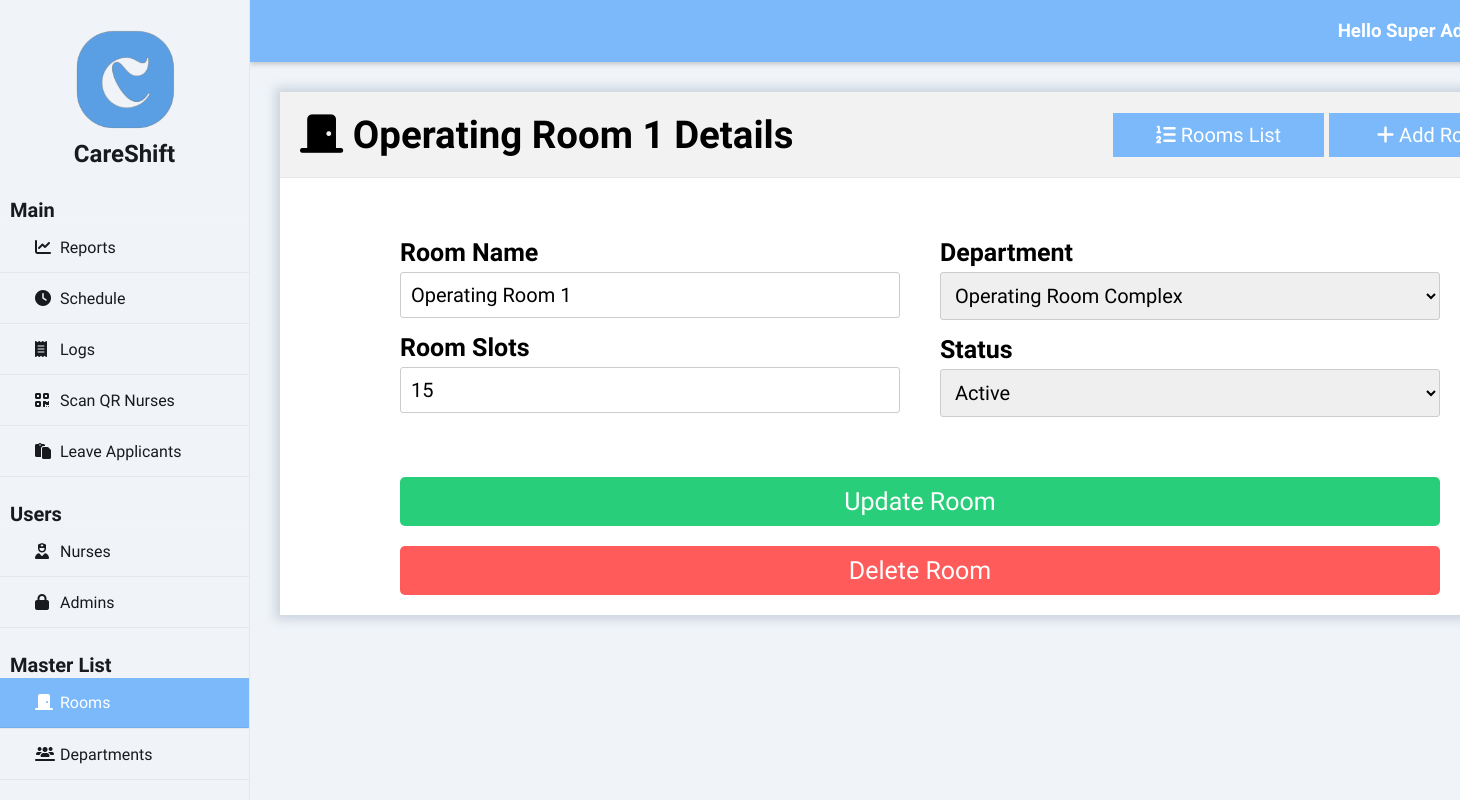
Page /index.php?page=rooms&subpage=profile&id=1 (signed in) on the committed database.
### tables this page shows
CREATE TABLE `room` (
  `room_id` int(50) NOT NULL auto_increment,
  `room_name` varchar(255) NOT NULL,
  `room_slots` int(10) NOT NULL,
  `status_id` int(50) NOT NULL,
  `department_id` int(50) NOT NULL,
  PRIMARY KEY  (`room_id`),
  KEY (`status_id`),
  KEY (`department_id`)
);

CREATE TABLE `department` (
  `department_id` int(50) NOT NULL auto_increment,
  `department_name` varchar(50) NOT NULL,
  `department_desc` varchar(255) NOT NULL,
  `dept_type_id` int(50) NOT NULL,
  PRIMARY KEY  (`department_id`),
  KEY (`dept_type_id`)
);

CREATE TABLE `status` (
  `status_id` int(50) NOT NULL auto_increment,
  `status_name` varchar(50) NOT NULL,
  PRIMARY KEY  (`status_id`)
);

### class/class.admin.php (called while the page is built, shortened)
<?php
class Admin{
	private $DB_SERVER='localhost';
	private $DB_USERNAME='root';
	private $DB_PASSWORD='';
	private $DB_DATABASE='db_careshift';
	private $conn;
	public function __construct(){
		$this->conn = new PDO("mysql:host=".$this->DB_SERVER.";dbname=".$this->DB_DATABASE,$this->DB_USERNAME,$this->DB_PASSWORD);
	}
	function get_id_by_username($username){
		$sql="SELECT adm_id FROM admin WHERE adm_username = :username";
		$q = $this->conn->prepare($sql);
		$q->execute(['username' => $username]);
		$id = $q->fetchColumn();
		return $id;
	}
	function get_fname($id){
		$sql="SELECT adm_fname FROM admin WHERE adm_id = :id";
		$q = $this->conn->prepare($sql);
		$q->execute(['id' => $id]);
		$fname = $q->fetchColumn();
		return $fname;
	}
	function get_lname($id){
		$sql="SELECT adm_lname FROM admin WHERE adm_id = :id";
		$q = $this->conn->prepare($sql);
		$q->execute(['id' => $id]);
		$lname = $q->fetchColumn();
		return $lname;
	}
	function get_access_id($id){
		$sql="SELECT useraccess_id FROM admin WHERE adm_id = :id";
		$q = $this->conn->prepare($sql);
		$q->execute(['id' => $id]);
		$useraccess_id = $q->fetchColumn();
		return $useraccess_id;
	}
}
?>

### class/class.rooms.php (called while the page is built, shortened)
<?php
class Rooms{
	private $DB_SERVER='localhost';
	private $DB_USERNAME='root';
	private $DB_PASSWORD='';
	private $DB_DATABASE='db_careshift';
	private $conn;
	public function __construct(){
		$this->conn = new PDO("mysql:host=".$this->DB_SERVER.";dbname=".$this->DB_DATABASE,$this->DB_USERNAME,$this->DB_PASSWORD);
	}
	function get_room_name($id){
		$sql="SELECT room_name FROM room WHERE room_id = :id";
		$q = $this->conn->prepare($sql);
		$q->execute(['id' => $id]);
		$room_name = $q->fetchColumn();
		return $room_name;
	}
	function get_room_slots($id){
		$sql="SELECT room_slots FROM room WHERE room_id = :id";
		$q = $this->conn->prepare($sql);
		$q->execute(['id' => $id]);
		$room_slots = $q->fetchColumn();
		return $room_slots;
	}
	function get_room_department_id($id){
		$sql="SELECT department_id FROM room WHERE room_id = :id";
		$q = $this->conn->prepare($sql);
		$q->execute(['id' => $id]);
		$department_id = $q->fetchColumn();
		return $department_id;
	}
	function get_room_status_id($id){
		$sql="SELECT status_id FROM room WHERE room_id = :id";
		$q = $this->conn->prepare($sql);
		$q->execute(['id' => $id]);
		$status_id = $q->fetchColumn();
		return $status_id;
	}
}
?>

### class/class.departments.php (called while the page is built, shortened)
<?php
class Departments{
	private $DB_SERVER='localhost';
	private $DB_USERNAME='root';
	private $DB_PASSWORD='';
	private $DB_DATABASE='db_careshift';
	private $conn;
	public function __construct(){
		$this->conn = new PDO("mysql:host=".$this->DB_SERVER.";dbname=".$this->DB_DATABASE,$this->DB_USERNAME,$this->DB_PASSWORD);
	}
	public function list_department(){
		$sql="SELECT * FROM department";
		$q = $this->conn->query($sql) or die("failed!");
		while($r = $q->fetch(PDO::FETCH_ASSOC)){
		$data[]=$r;
		}
		if(empty($data)){
		   return false;
		}else{
			return $data;
		}
	}
}
?>

### class/class.status.php (called while the page is built, shortened)
<?php
class Status{
	private $DB_SERVER='localhost';
	private $DB_USERNAME='root';
	private $DB_PASSWORD='';
	private $DB_DATABASE='db_careshift';
	private $conn;
	public function __construct(){
		$this->conn = new PDO("mysql:host=".$this->DB_SERVER.";dbname=".$this->DB_DATABASE,$this->DB_USERNAME,$this->DB_PASSWORD);
	}
	public function list_status(){
		$sql="SELECT * FROM status";
		$q = $this->conn->query($sql) or die("failed!");
		while($r = $q->fetch(PDO::FETCH_ASSOC)){
		$data[]=$r;
		}
		if(empty($data)){
		   return false;
		}else{
			return $data;
		}
	}
}
?>

### rooms-module/profile.php (the view, shortened to what this page needs)
<div class="heading">
    <h1><i class="fas fa-solid fa-door-closed"></i>&nbsp<?php echo $rooms->get_room_name($id).' ';?>Details</h1>
    <a href="index.php?page=rooms" class="right_button"><i class="fa fa-list-ol" aria-hidden="true"></i>&nbspRooms List</a>
    <a href="index.php?page=rooms&subpage=add" class="right_button"><i class="fa fa-plus"></i>&nbspAdd Room</a>
</div>
<div class="add_form_wrapper">
<form class="add_form" action="processes/process.rooms.php?action=update" method="POST">
    <div class="form_wrapper">
        <div class="add_form_left">
            <label for="room_name">Room Name</label>
            <input type="text" id="room_name" name="room_name" value="<?php echo $rooms->get_room_name($id);?>" required>
            <label for="room_slots">Room Slots</label>
            <input type="number" id="room_slots" name="room_slots" value="<?php echo $rooms->get_room_slots($id);?>" required>
        </div>
        <div class="add_form-right">
            <label for="department_id">Department</label>
            <select required id="department_id" name="department_id">
                <?php
                if($departments->list_department() != false){
                    foreach($departments->list_department() as $value){
                        extract($value);
                ?>
                            <option value="<?php echo $department_id; ?>" <?php echo ($department_id == $rooms->get_room_department_id($id)) ? 'selected' : ''; ?>>
                                <?php echo $department_name; ?>
                            </option>
                                <?php
                }
            }
            ?>
            </select>
            <label for="status_id">Status</label>
            <select required id="status_id" name="status_id">
                <?php
                if($status->list_status() != false){
                    foreach($status->list_status() as $value){
                        extract($value);
                ?>
                            <option value="<?php echo $status_id; ?>" <?php echo ($status_id == $rooms->get_room_status_id($id)) ? 'selected' : ''; ?>>
                                <?php echo $status_name; ?>
                            </option>
                        <?php
                }
            }
            ?>
            </select>
        </div>
    </div>
    <button type="submit" class="submit-btn">Update Room</button>
</form>
<form action="processes/process.rooms.php?action=delete" method="POST">
    <button type="submit" class="delete-btn">Delete Room</button>
</form>
</div>

### index.php (shortened to what this page needs)
<?php
include_once 'class/class.admin.php';
include_once 'class/class.rooms.php';
include_once 'class/class.departments.php';
include_once 'class/class.useraccess.php';
include_once 'class/class.status.php';
$page = (isset($_GET['page']) && $_GET['page'] != '') ? $_GET['page'] : 'reports';
$admin = new Admin();
$rooms = new Rooms();
$departments = new Departments();
$status = new Status();
$admin_id = $admin->get_id_by_username($_SESSION['adm_username']);
$useraccess_id = $admin->get_access_id($admin_id);
?>
<!DOCTYPE html>
<html>
<head>
    <link rel="stylesheet" href="css/styles.css">
    <link rel="stylesheet" href="https://cdnjs.cloudflare.com/ajax/libs/fullcalendar/3.4.0/fullcalendar.css" />
</head>
<body>
    <div class="wrapper">
        <div class="sidebar">
            <img src="img/logo.png" alt="Logo Image" class="logo_image">
            <h2>CareShift</h2>
            <ul>
                <h3>Main</h3>
                <li><a href="index.php?page=reports" class="<?= $page == 'reports' ? 'active' : '' ?>"><i class="fas fa-solid fa-chart-line"></i>Reports</a></li>
                <li><a href="index.php?page=schedule" class="<?= $page == 'schedule' ? 'active' : '' ?>"><i class="fas fa-solid fa-clock"></i>Schedule</a></li>
                <?php if ($useraccess_id != 2 && $useraccess_id != 3): ?>
                <li><a href="index.php?page=logs" class="<?= $page == 'logs' ? 'active' : '' ?>"><i class="fas fa-solid fa-receipt"></i>Logs</a></li>
                <?php endif; ?>
                <li><a href="index.php?page=scan" class="<?= $page == 'scan' ? 'active' : '' ?>"><i class="fas fa-solid fa-qrcode"></i>Scan QR Nurses</a></li>
                <li><a href="index.php?page=leave" class="<?= $page == 'leave' ? 'active' : '' ?>"><i class="fas fa-regular fa-paste"></i>Leave Applicants</a></li>
                <h3>Users</h3>
                <li><a href="index.php?page=nurses" class="<?= $page == 'nurses' ? 'active' : '' ?>"><i class="fas fa-solid fa-user-nurse"></i>Nurses</a></li>
                <?php if ($useraccess_id != 2 && $useraccess_id != 3): ?>
                <li><a href="index.php?page=admins" class="<?= $page == 'admins' ? 'active' : '' ?>"><i class="fas fa-lock" aria-hidden="true"></i></i>Admins</a></li>
                <?php endif; ?>
                <h3>Master List</h3>
                <li><a href="index.php?page=rooms" class="<?= $page == 'rooms' ? 'active' : '' ?>"><i class="fas fa-solid fa-door-closed"></i>Rooms</a></li>
                <li><a href="index.php?page=departments" class="<?= $page == 'departments' ? 'active' : '' ?>"><i class="fas fa-solid fa-users-line"></i>Departments</a></li>
            </ul>
        </div>
        <div class="body">
            <div class="header">
                <h3>Hello <?php echo $admin->get_fname($admin_id).' '.$admin->get_lname($admin_id);?>!</h3>
            </div>
            <div class="main_content">
                <?php
                    switch($page){
                    case 'rooms':
                        require_once 'rooms-module/index.php';
                    break;
                    }
                ?>
            </div>
        </div>
    </div>
</body>
</html>

### css/styles.css (style rules this page uses)
* { margin: 0; padding: 0; box-sizing: border-box; list-style: none; text-decoration: none; font-family: "Afacad Flux", sans-serif; }
body { background: #F0F4F8; }
.wrapper { display: flex; position: relative; }
.wrapper .sidebar { position: fixed; width: 250px; height: 100%; background: #F0F4F8; padding: 30px 0; z-index: 999; border-right: 1px solid rgba(0, 0, 0, 0.05); }
.wrapper .sidebar img { width: 100px; height: 100px; display: block; margin: 0 auto; }
.wrapper .sidebar h2 { color: #181a1d; text-align: center; margin-top: 10px; margin-bottom: 30px; }
.wrapper .sidebar h3 { color: #181a1d; font-size: 20px; margin-top: 25px; margin-left: 10px; }
.wrapper .sidebar ul li { border-bottom: 1px solid rgba(0, 0, 0, 0.05); border-top: 1px solid rgba(255, 255, 255, 0.05); transition: 0.3s; }
.wrapper .sidebar ul li a { color: #181a1d; display: block; padding: 15px 15px 15px 35px; transition: 0.3s; }
.wrapper .sidebar ul li a .fas { width: 25px; transition: 0.1s; }
.wrapper .sidebar ul li a.active { background-color: #7BB9FA; color: #ffffff; border-bottom: 1px solid rgba(0, 0, 0, 0.05); }
.wrapper .sidebar ul li a.active .fas { color: #ffffff; }
.wrapper .body { width: 100%; margin-left: 250px; }
.wrapper .body .header { padding: 20px; background: #7BB9FA; display: flex; justify-content: flex-end; gap: 20px; align-items: center; position: sticky; top: 0; z-index: 100; box-shadow: 0 2px 5px rgba(0, 0, 0, 0.2); }
.wrapper .body .header h3 { margin: 0; color: white; }
.wrapper .body .main_content { padding: 0px 30px 0px 30px; }
.wrapper .body .main_content h1 { font-size: 2.4rem; width: 80%; }
.wrapper .body .main_content .content_wrapper .heading { display: flex; justify-content: space-between; align-items: center; background-color: #f2f2f2; padding: 20px; border-bottom: 1px solid rgba(0, 0, 0, 0.05); }
.heading .right_button { padding: 10px 20px; width: 250px; background-color: #7BB9FA; color: white; border: none; cursor: pointer; font-size: 20px; margin-left: 5px; display: flex; justify-content: center; align-items: center; text-align: center; }
.add_form_wrapper { margin: 40px 100px 40px 100px; padding: 20px; }
.add_form { display: flex; justify-content: space-between; flex-wrap: wrap; gap: 40px; margin-bottom: 20px; }
.form_wrapper { display: flex; justify-content: space-between; gap: 40px; width: 100%; }
.add_form_left, .add_form-right { width: 500px; display: flex; flex-direction: column; flex: 1; }
label { margin-bottom: 5px; font-weight: bold; font-size: 25px; }
.add_form input[type="text"], .add_form input[type="number"], .add_form input[type="email"], .add_form input[type="tel"], .add_form input[type="date"], .add_form input[type="time"], .add_form select { width: 100%; padding: 10px; margin-bottom: 15px; border: 1px solid #ccc; border-radius: 3px; font-size: 20px; }
.submit-btn { padding: 10px 20px; background-color: #29ce7a; color: white; border: none; border-radius: 5px; font-size: 25px; cursor: pointer; display: block; width: 100%; text-align: center; }
.delete-btn { padding: 10px 20px; background-color: #ff5b5a; color: white; border: none; border-radius: 5px; font-size: 25px; cursor: pointer; display: block; width: 100%; text-align: center; }

### rows in the picture
room: room_name "Operating Room 1", room_slots "15", department_id "Operating Room Complex", status_id "Active"

### other values in the picture
$admin->get_fname($admin_id) "Super"
